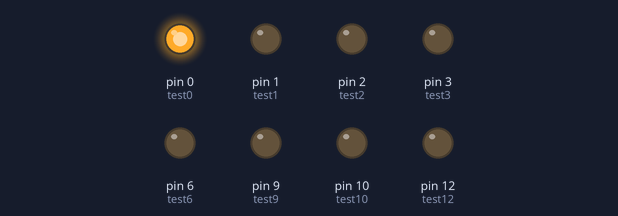
The sketch below on a simulated Arduino Uno, built with avr-gcc and run on an emulated ATmega328P. Parts: output pins drawn as LEDs (lit = HIGH).

Above: at 1.1 s.
At 5.45 s:
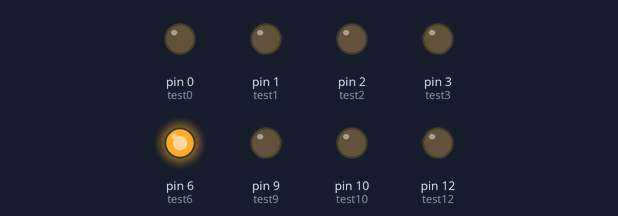
At 6.6 s:
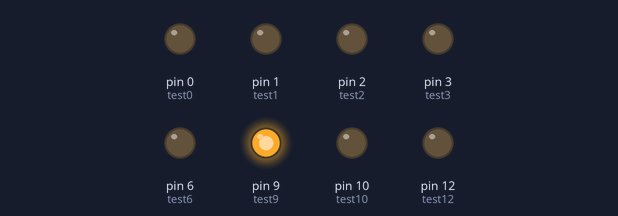
At 9.8 s:
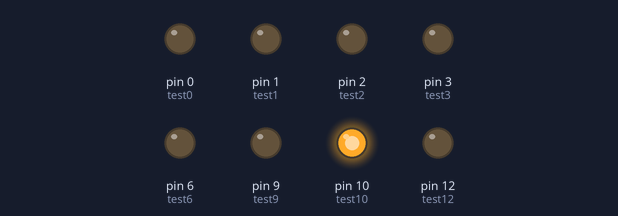
At 11.0 s:
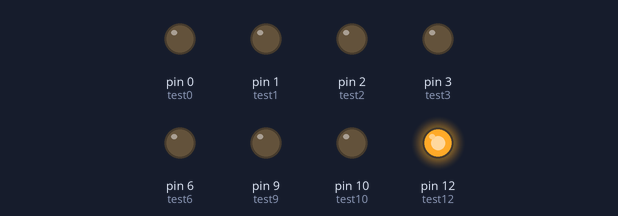
At 16.3 s:
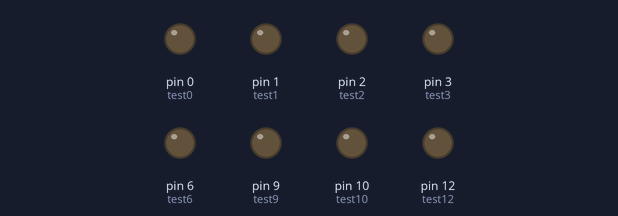
Timing chart, 0 to 17.8 s (numbered marks = the images above):
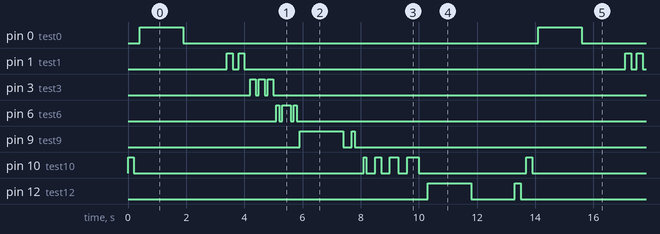

The sketch:

BlinkyTest.ino
```cpp
//Part 1: Introduce your characters
int test0 = 0;
int test1 = 1;
int test2 = 2;
int test3 = 3;
int test6 = 6;
int test9 = 9;
int test10 = 10;
int test12 = 12;


//Part 2: Give your characters a trait
//        *Only happens once, in the beginning*
void setup()
{
  pinMode(test0, OUTPUT);
  pinMode(test1, OUTPUT);
  pinMode(test2, OUTPUT);
  pinMode(test3, OUTPUT);
  pinMode(test6, OUTPUT);
  pinMode(test9, OUTPUT);
  pinMode(test10, OUTPUT);
  pinMode(test12, OUTPUT);

}

//Part 3: Define your action
//        *Think: FOREVER BLOCK*
void loop()
{
  quickBlink();
  longBlink();
  blinkBlink();
  threeBlink();
  sixBlink();
  nineBlink();
  tenBlink();
  twelveBlink();

}

//Part 4: Create new stage blocking/actions
//        *Think: Create a Block*
void quickBlink()
{
  digitalWrite(test10, HIGH);
  delay(200);
  digitalWrite(test10, LOW);
  delay(200);
}

void longBlink()
{
  digitalWrite(test0, HIGH);
  delay(1500);
  digitalWrite(test0, LOW);
  delay(1500);
}

void blinkBlink()
{
  digitalWrite(test1, HIGH);
  delay(200);
  digitalWrite(test1, LOW);
  delay(200);
  digitalWrite(test1, HIGH);
  delay(200);
  digitalWrite(test1, LOW);
  delay(200);
}

void threeBlink()
{
  digitalWrite(test3, HIGH);
  delay(200);
  digitalWrite(test3, LOW);
  delay(100);
  digitalWrite(test3, HIGH);
  delay(200);
  digitalWrite(test3, LOW);
  delay(100);
  digitalWrite(test3, HIGH);
  delay(200);
  digitalWrite(test3, LOW);
  delay(100);
}

void sixBlink()
{
  digitalWrite(test6, HIGH);
  delay(100);
  digitalWrite(test6, LOW);
  delay(100);
  digitalWrite(test6, HIGH);
  delay(300);
  digitalWrite(test6, LOW);
  delay(100);
  digitalWrite(test6, HIGH);
  delay(100);
  digitalWrite(test6, LOW);
  delay(100);
}


void nineBlink()
{
  digitalWrite(test9, HIGH);
  delay(1500);
  digitalWrite(test9, LOW);
  delay(300);
  digitalWrite(test9, HIGH);
  delay(100);
  digitalWrite(test9, LOW);
  delay(300);
}

void tenBlink()
{
  digitalWrite(test10, HIGH);
  delay(100);
  digitalWrite(test10, LOW);
  delay(300);
  digitalWrite(test10, HIGH);
  delay(200);
  digitalWrite(test10, LOW);
  delay(300);
  digitalWrite(test10, HIGH);
  delay(300);
  digitalWrite(test10, LOW);
  delay(300);
  digitalWrite(test10, HIGH);
  delay(400);
  digitalWrite(test10, LOW);
  delay(300);

}

void twelveBlink()
{
  digitalWrite(test12, HIGH);
  delay(1500);
  digitalWrite(test12, LOW);
  delay(1500);
  digitalWrite(test12, HIGH);
  delay(200);
  digitalWrite(test12, LOW);
  delay(200);
}
```

Measured:
- by itself, pin 0 (test0): alternates HIGH for 1.5 s and LOW for 12.2 s
- by itself, pin 1 (test1): repeats every 13.7 s: LOW 0.20 s, HIGH 0.20 s, LOW 13.1 s, HIGH 0.20 s
- by itself, pin 3 (test3): repeats every 13.7 s: 2 × (LOW 0.10 s, HIGH 0.20 s), LOW 12.9 s, HIGH 0.20 s
- by itself, pin 6 (test6): repeats every 13.7 s: LOW 0.10 s, HIGH 0.30 s, LOW 0.10 s, HIGH 0.10 s, LOW 13.0 s, HIGH 0.10 s
- by itself, pin 9 (test9): repeats every 13.7 s: LOW 0.30 s, HIGH 0.10 s, LOW 11.8 s, HIGH 1.5 s
- by itself, pin 12 (test12): repeats every 13.7 s: LOW 1.5 s, HIGH 0.20 s, LOW 10.5 s, HIGH 1.5 s
- by itself, pin 10 (test10): repeats every 13.7 s: LOW 7.9 s, HIGH 0.10 s, LOW 0.30 s, HIGH 0.20 s, LOW 0.30 s, HIGH 0.30 s, LOW 0.30 s, HIGH 0.40 s, LOW 3.7 s, HIGH 0.20 s
